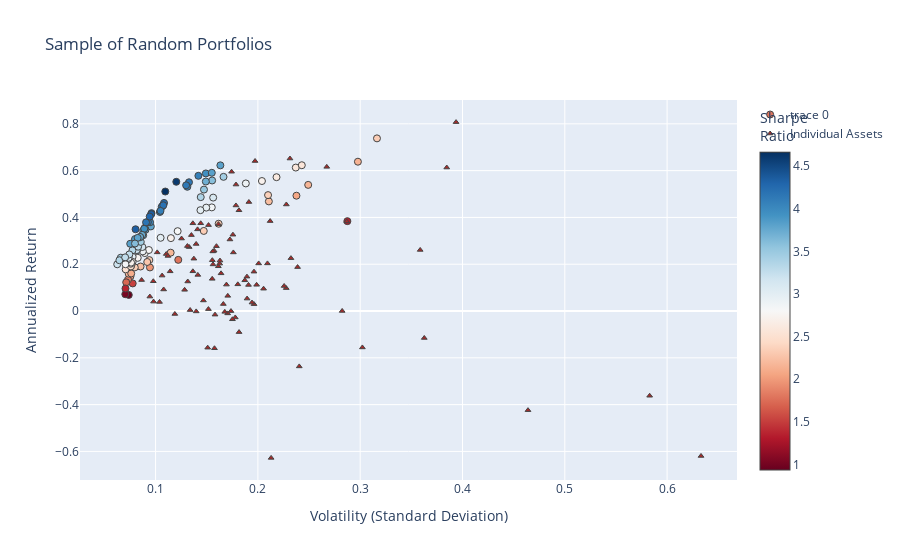

Write notebook code for a chart like this one.
### Code cell
fig2 = go.Figure()

fig2.add_trace(go.Scatter(
    x=[p["variance"]**0.5 for p in dominant_portfolios],  # Convert variance to volatility
    y=[p["return"] for p in dominant_portfolios],
    mode='markers',
    marker=dict(
        color=[p["return"] / (p["variance"]**0.5) for p in dominant_portfolios],  # Sharpe Ratio
        showscale=True,
        size=7,
        line=dict(width=1),
        colorscale="RdBu",
        colorbar=dict(title="Sharpe<br>Ratio")
    ),
    hoverinfo='text',
    text=[
        f"Return: {p['return']:.2%}<br>Volatility: {p['variance']**0.5:.2f}<br>" +
        "<br>".join([f"{p['tickers'][i]}: Weight={p['weights'][i]:.2f}" for i in range(len(p['tickers']))])
        for p in dominant_portfolios
    ]
))


fig2.add_trace(go.Scatter(
    x=volatility, 
    y=annualized_returns,
    mode='markers',
    hoverinfo='text',
    hovertext=[
        f"{name} <br>Volatility: {vol:.2f} <br>Returns: {ret:.2%} <br>Sharpe Ratio: {sr:.2f}"
        for name, vol, ret, sr in zip(names, volatility, annualized_returns, sharpe_ratios)
    ],
    marker=dict(
        color='brown',
        size=5,
        symbol='triangle-up',  # Sets the marker shape to a triangle
        line=dict(width=1)
    ),
    name="Individual Assets"
))

fig2.update_layout(
    title='Sample of Random Portfolios',
    xaxis_title='Volatility (Standard Deviation)',
    yaxis_title='Annualized Return',
)

fig2.show()

### Figure 1 — Plotly figure (JSON) as saved in the notebook; plotly's stock layout.template omitted (floating-point values rounded to 4 significant figures)
{"data": [{"hoverinfo": "text", "marker": {"color": [1.789, 2.71, 2.308, 1.972, 2.319, 2.174, 2.282, 2.807, 2.769, 2.983, 1.336, 2.223, 2.231, 2.327, 2.341, 3.792, 3.102, 2.754, 0.9334, 2.859, 1.521, 1.966, 2.074, 4.061, 2.956, 1.835, 2.79, 2.143, 3.912, 1.021, 2.36, 3.377, 2.164, 3.851, 2.912, 2.997, 2.724, 3.167, 2.897, 4.665, 2.984, 2.562, 3.682, 3.141, 2.165, 3.318, 4.01, 2.621, 1.723, 3.194, 2.587, 2.71, 3.593, 3.973, 4.357, 3.316, 2.107, 1.364, 3.523, 3.702, 4.111, 2.515, 3.349, 3.455, 2.332, 2.513, 3.953, 3.446, 3.194, 3.711, 4.148, 2.565, 2.669, 2.719, 3.812, 3.024, 3.944, 4.325, 3.742, 3.087, 3.849, 4.267, 4.178, 3.253, 4.074, 2.833, 3.454, 4.051, 4.207, 3.714, 3.731, 3.359, 4.203, 4.137, 3.265, 3.79, 4.593, 3.82, 3.813, 4.202, 3.612, 4.084, 4.344, 4.281], "colorbar": {"title": {"text": "Sharpe<br>Ratio"}}, "colorscale": [[0, "rgb(103,0,31)"], [0.1, "rgb(178,24,43)"], [0.2, "rgb(214,96,77)"], [0.3, "rgb(244,165,130)"], [0.4, "rgb(253,219,199)"], [0.5, "rgb(247,247,247)"], [0.6, "rgb(209,229,240)"], [0.7, "rgb(146,197,222)"], [0.8, "rgb(67,147,195)"], [0.9, "rgb(33,102,172)"], [1, "rgb(5,48,97)"]], "line": {"width": 1}, "showscale": true, "size": 7}, "mode": "markers", "text": ["Return: 21.86%<br>Volatility: 0.12<br>HON_Close: Weight=0.03<br>NVDA_Close: Weight=0.12<br>ETN_Close: Weight=0.03<br>RTX_Close: Weight=0.39<br>CMCSA_Close: Weight=0.43", "Return: 31.16%<br>Volatility: 0.11<br>MCD_Close: Weight=0.33<br>ETN_Close: Weight=0.16<br>ADBE_Close: Weight=0.07<br>META_Close: Weight=0.44", "Return: 37.31%<br>Volatility: 0.16<br>NFLX_Close: Weight=0.35<br>COST_Close: Weight=0.34<br>ISRG_Close: Weight=0.16<br>NVDA_Close: Weight=0.16", "Return: 18.63%<br>Volatility: 0.09<br>WFC_Close: Weight=0.23<br>SAP_Close: Weight=0.17<br>INTC_Close: Weight=0.22<br>IBM_Close: Weight=0.17<br>WMT_Close: Weight=0.21", "Return: 21.78%<br>Volatility: 0.09<br>EXC_Close: Weight=0.32<br>SYY_Close: Weight=0.14<br>VZ_Close: Weight=0.03<br>ABT_Close: Weight=0.52", "Return: 24.95%<br>Volatility: 0.11<br>QCOM_Close: Weight=0.20<br>META_Close: Weight=0.28<br>SAP_Close: Weight=0.15<br>IBM_Close: Weight=0.12<br>ISRG_Close: Weight=0.24", "Return: 20.96%<br>Volatility: 0.09<br>PEP_Close: Weight=0.36<br>V_Close: Weight=0.16<br>NKE_Close: Weight=0.06<br>GOOGL_Close: Weight=0.41", "Return: 34.13%<br>Volatility: 0.12<br>LLY_Close: Weight=0.00<br>ISRG_Close: Weight=0.38<br>GOOGL_Close: Weight=0.37<br>MMM_Close: Weight=0.25", "Return: 24.78%<br>Volatility: 0.09<br>EXC_Close: Weight=0.19<br>LMT_Close: Weight=0.72<br>ABBV_Close: Weight=0.09", "Return: 31.30%<br>Volatility: 0.10<br>AMZN_Close: Weight=0.11<br>BA_Close: Weight=0.28<br>RTX_Close: Weight=0.24<br>ISRG_Close: Weight=0.04<br>ETN_Close: Weight=0.33", "Return: 38.42%<br>Volatility: 0.29<br>VRTX_Close: Weight=0.71<br>UA_Close: Weight=0.12<br>PM_Close: Weight=0.17", "Return: 46.85%<br>Volatility: 0.21<br>ADBE_Close: Weight=0.58<br>BSX_Close: Weight=0.09<br>VRTX_Close: Weight=0.34", "Return: 19.03%<br>Volatility: 0.09<br>LMT_Close: Weight=0.21<br>EXC_Close: Weight=0.29<br>NKE_Close: Weight=0.28<br>HD_Close: Weight=0.23", "Return: 34.24%<br>Volatility: 0.15<br>AAPL_Close: Weight=0.28<br>WMT_Close: Weight=0.00<br>TXN_Close: Weight=0.39<br>AMZN_Close: Weight=0.34", "Return: 18.66%<br>Volatility: 0.08<br>ABT_Close: Weight=0.25<br>DIS_Close: Weight=0.13<br>GOOGL_Close: Weight=0.03<br>MMM_Close: Weight=0.30<br>PFE_Close: Weight=0.30", "Return: 36.16%<br>Volatility: 0.10<br>ABBV_Close: Weight=0.29<br>JNJ_Close: Weight=0.22<br>DE_Close: Weight=0.21<br>JPM_Close: Weight=0.12<br>META_Close: Weight=0.15", "Return: 48.48%<br>Volatility: 0.16<br>ISRG_Close: Weight=0.49<br>QCOM_Close: Weight=0.02<br>PYPL_Close: Weight=0.37<br>CMCSA_Close: Weight=0.12", "Return: 22.74%<br>Volatility: 0.08<br>EXC_Close: Weight=0.12<br>HD_Close: Weight=0.31<br>ADBE_Close: Weight=0.08<br>JPM_Close: Weight=0.26<br>DHR_Close: Weight=0.22", "Return: 6.89%<br>Volatility: 0.07<br>DHR_Close: Weight=0.13<br>XOM_Close: Weight=0.06<br>PG_Close: Weight=0.55<br>PEP_Close: Weight=0.25", "Return: 44.30%<br>Volatility: 0.15<br>MA_Close: Weight=0.32<br>BABA_Close: Weight=0.42<br>AEP_Close: Weight=0.09<br>META_Close: Weight=0.17", "Return: 11.81%<br>Volatility: 0.08<br>BAC_Close: Weight=0.12<br>XOM_Close: Weight=0.49<br>SAP_Close: Weight=0.25<br>GILD_Close: Weight=0.12<br>BABA_Close: Weight=0.02", "Return: 14.83%<br>Volatility: 0.08<br>DHR_Close: Weight=0.12<br>SO_Close: Weight=0.19<br>MMM_Close: Weight=0.18<br>PFE_Close: Weight=0.37<br>AMZN_Close: Weight=0.14", "Return: 49.29%<br>Volatility: 0.24<br>EW_Close: Weight=0.48<br>BIIB_Close: Weight=0.05<br>NVDA_Close: Weight=0.47", "Return: 42.34%<br>Volatility: 0.10<br>WFC_Close: Weight=0.01<br>BMY_Close: Weight=0.08<br>MCD_Close: Weight=0.37<br>IBM_Close: Weight=0.06<br>BA_Close: Weight=0.48", "Return: 44.19%<br>Volatility: 0.15<br>PEP_Close: Weight=0.24<br>NVDA_Close: Weight=0.34<br>HD_Close: Weight=0.41", "Return: 13.41%<br>Volatility: 0.07<br>PFE_Close: Weight=0.26<br>MMM_Close: Weight=0.22<br>DHR_Close: Weight=0.26<br>AEP_Close: Weight=0.13<br>PG_Close: Weight=0.13", "Return: 26.07%<br>Volatility: 0.09<br>SYY_Close: Weight=0.23<br>GOOGL_Close: Weight=0.17<br>MSFT_Close: Weight=0.13<br>V_Close: Weight=0.23<br>SAP_Close: Weight=0.24", "Return: 63.82%<br>Volatility: 0.30<br>NVDA_Close: Weight=0.74<br>EW_Close: Weight=0.11<br>PEP_Close: Weight=0.15<br>RTX_Close: Weight=0.00", "Return: 34.42%<br>Volatility: 0.09<br>BMY_Close: Weight=0.13<br>NEE_Close: Weight=0.38<br>CAT_Close: Weight=0.30<br>GOOGL_Close: Weight=0.20", "Return: 7.19%<br>Volatility: 0.07<br>KO_Close: Weight=0.23<br>XOM_Close: Weight=0.19<br>GM_Close: Weight=0.09<br>BMY_Close: Weight=0.17<br>SRE_Close: Weight=0.32", "Return: 49.55%<br>Volatility: 0.21<br>WFC_Close: Weight=0.17<br>INTC_Close: Weight=0.32<br>HON_Close: Weight=0.06<br>NVDA_Close: Weight=0.45", "Return: 48.67%<br>Volatility: 0.14<br>DIS_Close: Weight=0.13<br>NFLX_Close: Weight=0.14<br>BA_Close: Weight=0.73", "Return: 53.91%<br>Volatility: 0.25<br>CRM_Close: Weight=0.03<br>AAPL_Close: Weight=0.27<br>NVDA_Close: Weight=0.56<br>ADBE_Close: Weight=0.01<br>WFC_Close: Weight=0.14", "Return: 34.72%<br>Volatility: 0.09<br>DUK_Close: Weight=0.22<br>ABBV_Close: Weight=0.29<br>DE_Close: Weight=0.28<br>CRM_Close: Weight=0.20<br>MRK_Close: Weight=0.01", "Return: 25.49%<br>Volatility: 0.09<br>MCD_Close: Weight=0.17<br>DUK_Close: Weight=0.38<br>TXN_Close: Weight=0.45", "Return: 43.11%<br>Volatility: 0.14<br>HON_Close: Weight=0.12<br>NFLX_Close: Weight=0.05<br>KO_Close: Weight=0.21<br>UNH_Close: Weight=0.31<br>NVDA_Close: Weight=0.30", "Return: 55.56%<br>Volatility: 0.20<br>CVX_Close: Weight=0.12<br>NVDA_Close: Weight=0.48<br>MCD_Close: Weight=0.41", "Return: 25.95%<br>Volatility: 0.08<br>GOOG_Close: Weight=0.16<br>CVX_Close: Weight=0.36<br>PG_Close: Weight=0.06<br>MCD_Close: Weight=0.42", "Return: 54.54%<br>Volatility: 0.19<br>ABBV_Close: Weight=0.61<br>VRTX_Close: Weight=0.35<br>PFE_Close: Weight=0.05", "Return: 51.08%<br>Volatility: 0.11<br>V_Close: Weight=0.16<br>BA_Close: Weight=0.39<br>INTC_Close: Weight=0.07<br>ABBV_Close: Weight=0.38", "Return: 23.15%<br>Volatility: 0.08<br>HD_Close: Weight=0.24<br>TXN_Close: Weight=0.27<br>GIS_Close: Weight=0.14<br>AEP_Close: Weight=0.34", "Return: 19.55%<br>Volatility: 0.08<br>GIS_Close: Weight=0.06<br>UNH_Close: Weight=0.15<br>LMT_Close: Weight=0.52<br>DUK_Close: Weight=0.27", "Return: 32.37%<br>Volatility: 0.09<br>WMT_Close: Weight=0.25<br>HON_Close: Weight=0.16<br>BA_Close: Weight=0.29<br>SRE_Close: Weight=0.30", "Return: 27.36%<br>Volatility: 0.09<br>AAPL_Close: Weight=0.10<br>WMT_Close: Weight=0.35<br>KO_Close: Weight=0.44<br>TXN_Close: Weight=0.11", "Return: 15.96%<br>Volatility: 0.07<br>DUK_Close: Weight=0.38<br>ACN_Close: Weight=0.38<br>TMO_Close: Weight=0.08<br>PFE_Close: Weight=0.14<br>NKE_Close: Weight=0.02", "Return: 27.34%<br>Volatility: 0.08<br>KO_Close: Weight=0.23<br>CRM_Close: Weight=0.21<br>ABBV_Close: Weight=0.25<br>T_Close: Weight=0.15<br>TXN_Close: Weight=0.16", "Return: 37.94%<br>Volatility: 0.09<br>NEE_Close: Weight=0.45<br>INTC_Close: Weight=0.25<br>CAT_Close: Weight=0.30", "Return: 57.20%<br>Volatility: 0.22<br>INTC_Close: Weight=0.33<br>VRTX_Close: Weight=0.39<br>NVDA_Close: Weight=0.28", "Return: 12.28%<br>Volatility: 0.07<br>DUK_Close: Weight=0.11<br>JNJ_Close: Weight=0.34<br>AEP_Close: Weight=0.26<br>WFC_Close: Weight=0.28<br>GS_Close: Weight=0.01", "Return: 26.06%<br>Volatility: 0.08<br>MSFT_Close: Weight=0.31<br>CVX_Close: Weight=0.11<br>MCD_Close: Weight=0.31<br>PG_Close: Weight=0.26", "Return: 61.31%<br>Volatility: 0.24<br>MCD_Close: Weight=0.42<br>NVDA_Close: Weight=0.56<br>GIS_Close: Weight=0.01", "Return: 21.01%<br>Volatility: 0.08<br>QCOM_Close: Weight=0.05<br>HD_Close: Weight=0.39<br>KO_Close: Weight=0.56", "Return: 55.79%<br>Volatility: 0.16<br>META_Close: Weight=0.09<br>BA_Close: Weight=0.86<br>UNH_Close: Weight=0.05", "Return: 35.53%<br>Volatility: 0.09<br>CAT_Close: Weight=0.25<br>NEE_Close: Weight=0.10<br>LMT_Close: Weight=0.20<br>JPM_Close: Weight=0.22<br>UNH_Close: Weight=0.23", "Return: 41.84%<br>Volatility: 0.10<br>CAT_Close: Weight=0.25<br>SO_Close: Weight=0.14<br>HD_Close: Weight=0.37<br>BA_Close: Weight=0.24", "Return: 27.50%<br>Volatility: 0.08<br>MCD_Close: Weight=0.38<br>MMM_Close: Weight=0.40<br>ZBH_Close: Weight=0.10<br>AEP_Close: Weight=0.12", "Return: 16.05%<br>Volatility: 0.08<br>SAP_Close: Weight=0.14<br>KO_Close: Weight=0.77<br>META_Close: Weight=0.09", "Return: 9.63%<br>Volatility: 0.07<br>GOOGL_Close: Weight=0.28<br>PG_Close: Weight=0.23<br>ZBH_Close: Weight=0.09<br>CPB_Close: Weight=0.01<br>XOM_Close: Weight=0.39", "Return: 51.90%<br>Volatility: 0.15<br>BABA_Close: Weight=0.40<br>BA_Close: Weight=0.26<br>PYPL_Close: Weight=0.17<br>LLY_Close: Weight=0.17", "Return: 28.69%<br>Volatility: 0.08<br>ABBV_Close: Weight=0.23<br>MA_Close: Weight=0.09<br>NEE_Close: Weight=0.27<br>MS_Close: Weight=0.14<br>CVX_Close: Weight=0.27", "Return: 38.04%<br>Volatility: 0.09<br>WMT_Close: Weight=0.21<br>BA_Close: Weight=0.29<br>V_Close: Weight=0.18<br>INTC_Close: Weight=0.12<br>NKE_Close: Weight=0.19", "Return: 17.80%<br>Volatility: 0.07<br>MDT_Close: Weight=0.17<br>HON_Close: Weight=0.33<br>PG_Close: Weight=0.33<br>ABBV_Close: Weight=0.12<br>HD_Close: Weight=0.06", "Return: 25.91%<br>Volatility: 0.08<br>KO_Close: Weight=0.44<br>UNH_Close: Weight=0.29<br>MSFT_Close: Weight=0.27", "Return: 29.55%<br>Volatility: 0.09<br>HD_Close: Weight=0.30<br>VZ_Close: Weight=0.12<br>MA_Close: Weight=0.37<br>RTX_Close: Weight=0.17<br>AMZN_Close: Weight=0.04", "Return: 73.79%<br>Volatility: 0.32<br>DHR_Close: Weight=0.04<br>PYPL_Close: Weight=0.19<br>ACN_Close: Weight=0.02<br>NVDA_Close: Weight=0.75", "Return: 19.07%<br>Volatility: 0.08<br>BAC_Close: Weight=0.29<br>TMO_Close: Weight=0.12<br>EXC_Close: Weight=0.30<br>NEE_Close: Weight=0.29", "Return: 35.15%<br>Volatility: 0.09<br>V_Close: Weight=0.19<br>PEP_Close: Weight=0.16<br>BA_Close: Weight=0.32<br>HON_Close: Weight=0.31<br>CRM_Close: Weight=0.03", "Return: 57.35%<br>Volatility: 0.17<br>MCD_Close: Weight=0.17<br>PFE_Close: Weight=0.04<br>CAT_Close: Weight=0.79", "Return: 19.97%<br>Volatility: 0.06<br>NEE_Close: Weight=0.30<br>KO_Close: Weight=0.18<br>BABA_Close: Weight=0.04<br>XOM_Close: Weight=0.26<br>V_Close: Weight=0.22", "Return: 55.34%<br>Volatility: 0.15<br>ABT_Close: Weight=0.08<br>BA_Close: Weight=0.84<br>MCD_Close: Weight=0.08", "Return: 55.03%<br>Volatility: 0.13<br>EW_Close: Weight=0.17<br>BA_Close: Weight=0.44<br>CAT_Close: Weight=0.39", "Return: 62.31%<br>Volatility: 0.24<br>CAT_Close: Weight=0.23<br>AEP_Close: Weight=0.11<br>K_Close: Weight=0.08<br>NVDA_Close: Weight=0.58", "Return: 20.22%<br>Volatility: 0.08<br>CRM_Close: Weight=0.06<br>HON_Close: Weight=0.27<br>XOM_Close: Weight=0.37<br>UNH_Close: Weight=0.30", "Return: 20.68%<br>Volatility: 0.08<br>RTX_Close: Weight=0.06<br>JNJ_Close: Weight=0.30<br>DE_Close: Weight=0.16<br>WMT_Close: Weight=0.16<br>SRE_Close: Weight=0.31", "Return: 62.27%<br>Volatility: 0.16<br>AMZN_Close: Weight=0.01<br>PYPL_Close: Weight=0.54<br>BA_Close: Weight=0.45", "Return: 22.10%<br>Volatility: 0.07<br>WFC_Close: Weight=0.13<br>KO_Close: Weight=0.23<br>HD_Close: Weight=0.31<br>LMT_Close: Weight=0.34", "Return: 58.81%<br>Volatility: 0.15<br>CAT_Close: Weight=0.59<br>BA_Close: Weight=0.18<br>DE_Close: Weight=0.24", "Return: 41.41%<br>Volatility: 0.10<br>JNJ_Close: Weight=0.22<br>INTC_Close: Weight=0.24<br>ABBV_Close: Weight=0.22<br>CAT_Close: Weight=0.22<br>MCD_Close: Weight=0.11", "Return: 32.53%<br>Volatility: 0.09<br>CAT_Close: Weight=0.19<br>ISRG_Close: Weight=0.28<br>KO_Close: Weight=0.42<br>CSCO_Close: Weight=0.11", "Return: 22.74%<br>Volatility: 0.07<br>MMM_Close: Weight=0.17<br>TXN_Close: Weight=0.10<br>RMD_Close: Weight=0.14<br>CVX_Close: Weight=0.30<br>NEE_Close: Weight=0.29", "Return: 30.76%<br>Volatility: 0.08<br>MDT_Close: Weight=0.12<br>EXC_Close: Weight=0.30<br>WMT_Close: Weight=0.22<br>DUK_Close: Weight=0.07<br>BA_Close: Weight=0.28", "Return: 46.20%<br>Volatility: 0.11<br>ABBV_Close: Weight=0.32<br>CAT_Close: Weight=0.42<br>GIS_Close: Weight=0.07<br>AEP_Close: Weight=0.12<br>XOM_Close: Weight=0.07", "Return: 37.89%<br>Volatility: 0.09<br>UNH_Close: Weight=0.25<br>TXN_Close: Weight=0.25<br>XOM_Close: Weight=0.11<br>KO_Close: Weight=0.09<br>BA_Close: Weight=0.31", "Return: 24.19%<br>Volatility: 0.07<br>AMD_Close: Weight=0.02<br>ETN_Close: Weight=0.10<br>NEE_Close: Weight=0.46<br>GOOG_Close: Weight=0.16<br>HD_Close: Weight=0.26", "Return: 57.79%<br>Volatility: 0.14<br>DE_Close: Weight=0.33<br>CAT_Close: Weight=0.38<br>PYPL_Close: Weight=0.28<br>CPB_Close: Weight=0.00", "Return: 20.00%<br>Volatility: 0.07<br>KO_Close: Weight=0.73<br>BABA_Close: Weight=0.05<br>MCD_Close: Weight=0.06<br>HD_Close: Weight=0.16", "Return: 22.81%<br>Volatility: 0.07<br>PYPL_Close: Weight=0.10<br>KO_Close: Weight=0.39<br>NEE_Close: Weight=0.29<br>BAC_Close: Weight=0.22", "Return: 53.10%<br>Volatility: 0.13<br>PYPL_Close: Weight=0.27<br>BA_Close: Weight=0.52<br>BAC_Close: Weight=0.03<br>SYK_Close: Weight=0.18", "Return: 45.01%<br>Volatility: 0.11<br>BA_Close: Weight=0.16<br>CAT_Close: Weight=0.27<br>ISRG_Close: Weight=0.29<br>RTX_Close: Weight=0.28", "Return: 31.54%<br>Volatility: 0.08<br>ABBV_Close: Weight=0.33<br>HON_Close: Weight=0.18<br>DIS_Close: Weight=0.19<br>MCD_Close: Weight=0.26<br>MRK_Close: Weight=0.03", "Return: 31.67%<br>Volatility: 0.08<br>EMR_Close: Weight=0.04<br>MA_Close: Weight=0.30<br>WMT_Close: Weight=0.26<br>HD_Close: Weight=0.17<br>PEP_Close: Weight=0.23", "Return: 21.71%<br>Volatility: 0.06<br>KO_Close: Weight=0.35<br>MCD_Close: Weight=0.18<br>GOOG_Close: Weight=0.08<br>LMT_Close: Weight=0.33<br>SO_Close: Weight=0.05", "Return: 44.53%<br>Volatility: 0.11<br>MDT_Close: Weight=0.11<br>BA_Close: Weight=0.40<br>GOOG_Close: Weight=0.23<br>ABBV_Close: Weight=0.26", "Return: 53.73%<br>Volatility: 0.13<br>PYPL_Close: Weight=0.21<br>ABT_Close: Weight=0.30<br>CAT_Close: Weight=0.50", "Return: 22.94%<br>Volatility: 0.07<br>LMT_Close: Weight=0.35<br>JPM_Close: Weight=0.24<br>NEE_Close: Weight=0.40", "Return: 31.27%<br>Volatility: 0.08<br>DE_Close: Weight=0.29<br>ABBV_Close: Weight=0.20<br>JNJ_Close: Weight=0.19<br>PEP_Close: Weight=0.32", "Return: 55.24%<br>Volatility: 0.12<br>ABBV_Close: Weight=0.43<br>BA_Close: Weight=0.51<br>ACN_Close: Weight=0.06", "Return: 28.74%<br>Volatility: 0.08<br>KO_Close: Weight=0.23<br>MCD_Close: Weight=0.34<br>BABA_Close: Weight=0.05<br>WMT_Close: Weight=0.21<br>LLY_Close: Weight=0.17", "Return: 59.08%<br>Volatility: 0.15<br>BA_Close: Weight=0.24<br>CAT_Close: Weight=0.67<br>BAC_Close: Weight=0.09", "Return: 45.18%<br>Volatility: 0.11<br>ETN_Close: Weight=0.01<br>NEE_Close: Weight=0.25<br>BA_Close: Weight=0.11<br>ISRG_Close: Weight=0.44<br>CAT_Close: Weight=0.19", "Return: 28.85%<br>Volatility: 0.08<br>ABT_Close: Weight=0.28<br>JPM_Close: Weight=0.01<br>AEP_Close: Weight=0.21<br>WMT_Close: Weight=0.17<br>V_Close: Weight=0.32", "Return: 42.81%<br>Volatility: 0.10<br>BA_Close: Weight=0.51<br>CAT_Close: Weight=0.08<br>JNJ_Close: Weight=0.40", "Return: 34.94%<br>Volatility: 0.08<br>PEP_Close: Weight=0.29<br>MCD_Close: Weight=0.30<br>RMD_Close: Weight=0.05<br>BA_Close: Weight=0.30<br>CVX_Close: Weight=0.06", "Return: 40.36%<br>Volatility: 0.09<br>PYPL_Close: Weight=0.06<br>BA_Close: Weight=0.35<br>ISRG_Close: Weight=0.24<br>KO_Close: Weight=0.35"], "type": "scatter", "x": [0.1222, 0.115, 0.1617, 0.0945, 0.09389, 0.1147, 0.09184, 0.1216, 0.0895, 0.1049, 0.2875, 0.2107, 0.08532, 0.1471, 0.0797, 0.09536, 0.1563, 0.08256, 0.0738, 0.155, 0.07764, 0.07545, 0.2377, 0.1042, 0.1495, 0.07309, 0.09346, 0.2978, 0.088, 0.07042, 0.21, 0.1442, 0.2492, 0.09018, 0.08755, 0.1439, 0.204, 0.08195, 0.1882, 0.1095, 0.07759, 0.07629, 0.08792, 0.08711, 0.0737, 0.08239, 0.09464, 0.2182, 0.07129, 0.0816, 0.237, 0.07755, 0.1553, 0.08942, 0.09602, 0.08293, 0.07618, 0.07062, 0.1473, 0.07751, 0.09253, 0.07077, 0.07739, 0.08553, 0.3164, 0.07589, 0.08893, 0.1664, 0.06252, 0.1491, 0.1327, 0.2429, 0.07575, 0.07606, 0.1633, 0.07308, 0.1491, 0.09573, 0.08693, 0.07366, 0.07991, 0.1083, 0.09069, 0.07436, 0.1419, 0.07058, 0.06602, 0.1311, 0.107, 0.08493, 0.08489, 0.06463, 0.106, 0.1299, 0.07027, 0.08251, 0.1203, 0.07524, 0.155, 0.1075, 0.07986, 0.1048, 0.08045, 0.09426], "y": [0.2186, 0.3116, 0.3731, 0.1863, 0.2178, 0.2495, 0.2096, 0.3413, 0.2478, 0.313, 0.3842, 0.4685, 0.1903, 0.3424, 0.1866, 0.3616, 0.4848, 0.2274, 0.06888, 0.443, 0.1181, 0.1483, 0.4929, 0.4234, 0.4419, 0.1341, 0.2607, 0.6382, 0.3442, 0.07193, 0.4955, 0.4867, 0.5391, 0.3472, 0.2549, 0.4311, 0.5556, 0.2595, 0.5454, 0.5108, 0.2315, 0.1955, 0.3237, 0.2736, 0.1596, 0.2734, 0.3794, 0.572, 0.1228, 0.2606, 0.6131, 0.2101, 0.5579, 0.3553, 0.4184, 0.275, 0.1605, 0.09635, 0.519, 0.2869, 0.3804, 0.178, 0.2591, 0.2955, 0.7379, 0.1907, 0.3515, 0.5735, 0.1997, 0.5534, 0.5503, 0.6231, 0.2022, 0.2068, 0.6227, 0.221, 0.5881, 0.4141, 0.3253, 0.2274, 0.3076, 0.462, 0.3789, 0.2419, 0.5779, 0.2, 0.2281, 0.531, 0.4501, 0.3154, 0.3167, 0.2171, 0.4453, 0.5373, 0.2294, 0.3127, 0.5524, 0.2874, 0.5908, 0.4518, 0.2885, 0.4281, 0.3494, 0.4036]}, {"hoverinfo": "text", "hovertext": ["RDY_Close <br>Volatility: 0.30 <br>Returns: -15.56% <br>Sharpe Ratio: -0.52", "SYY_Close <br>Volatility: 0.16 <br>Returns: 19.12% <br>Sharpe Ratio: 1.19", "RMD_Close <br>Volatility: 0.20 <br>Returns: 20.34% <br>Sharpe Ratio: 1.01", "GE_Close <br>Volatility: 0.21 <br>Returns: -62.75% <br>Sharpe Ratio: -2.95", "XOM_Close <br>Volatility: 0.10 <br>Returns: 3.88% <br>Sharpe Ratio: 0.37", "BAC_Close <br>Volatility: 0.21 <br>Returns: 20.36% <br>Sharpe Ratio: 0.97", "SAP_Close <br>Volatility: 0.14 <br>Returns: 22.38% <br>Sharpe Ratio: 1.63", "F_Close <br>Volatility: 0.17 <br>Returns: 3.00% <br>Sharpe Ratio: 0.18", "ISRG_Close <br>Volatility: 0.19 <br>Returns: 46.59% <br>Sharpe Ratio: 2.44", "ETN_Close <br>Volatility: 0.16 <br>Returns: 13.76% <br>Sharpe Ratio: 0.89", "PG_Close <br>Volatility: 0.10 <br>Returns: 4.02% <br>Sharpe Ratio: 0.41", "EMR_Close <br>Volatility: 0.16 <br>Returns: 20.27% <br>Sharpe Ratio: 1.25", "UA_Close <br>Volatility: 0.46 <br>Returns: -42.37% <br>Sharpe Ratio: -0.91", "K_Close <br>Volatility: 0.18 <br>Returns: -9.01% <br>Sharpe Ratio: -0.50", "PM_Close <br>Volatility: 0.14 <br>Returns: -0.16% <br>Sharpe Ratio: -0.01", "WMT_Close <br>Volatility: 0.18 <br>Returns: 43.06% <br>Sharpe Ratio: 2.37", "TMO_Close <br>Volatility: 0.16 <br>Returns: 21.55% <br>Sharpe Ratio: 1.32", "GIS_Close <br>Volatility: 0.17 <br>Returns: -0.03% <br>Sharpe Ratio: -0.00", "AAPL_Close <br>Volatility: 0.18 <br>Returns: 25.04% <br>Sharpe Ratio: 1.42", "CAT_Close <br>Volatility: 0.20 <br>Returns: 64.11% <br>Sharpe Ratio: 3.25", "INTC_Close <br>Volatility: 0.18 <br>Returns: 32.63% <br>Sharpe Ratio: 1.86", "ABBV_Close <br>Volatility: 0.18 <br>Returns: 54.05% <br>Sharpe Ratio: 3.03", "MA_Close <br>Volatility: 0.14 <br>Returns: 37.50% <br>Sharpe Ratio: 2.60", "GILD_Close <br>Volatility: 0.19 <br>Returns: 5.32% <br>Sharpe Ratio: 0.28", "VZ_Close <br>Volatility: 0.17 <br>Returns: 11.30% <br>Sharpe Ratio: 0.67", "AMD_Close <br>Volatility: 0.58 <br>Returns: -36.20% <br>Sharpe Ratio: -0.62", "AEP_Close <br>Volatility: 0.11 <br>Returns: 15.15% <br>Sharpe Ratio: 1.42", "MSFT_Close <br>Volatility: 0.15 <br>Returns: 36.72% <br>Sharpe Ratio: 2.42", "MO_Close <br>Volatility: 0.18 <br>Returns: -2.75% <br>Sharpe Ratio: -0.15", "SO_Close <br>Volatility: 0.12 <br>Returns: -1.26% <br>Sharpe Ratio: -0.11", "MCD_Close <br>Volatility: 0.14 <br>Returns: 37.50% <br>Sharpe Ratio: 2.75", "V_Close <br>Volatility: 0.13 <br>Returns: 30.98% <br>Sharpe Ratio: 2.47", "UNH_Close <br>Volatility: 0.14 <br>Returns: 34.90% <br>Sharpe Ratio: 2.48", "PFE_Close <br>Volatility: 0.11 <br>Returns: 9.22% <br>Sharpe Ratio: 0.85", "SNAP_Close <br>Volatility: 0.63 <br>Returns: -61.94% <br>Sharpe Ratio: -0.98", "KR_Close <br>Volatility: 0.36 <br>Returns: -11.51% <br>Sharpe Ratio: -0.32", "ORCL_Close <br>Volatility: 0.19 <br>Returns: 13.13% <br>Sharpe Ratio: 0.70", "MDT_Close <br>Volatility: 0.15 <br>Returns: 0.82% <br>Sharpe Ratio: 0.05", "SYK_Close <br>Volatility: 0.16 <br>Returns: 21.73% <br>Sharpe Ratio: 1.40", "ABT_Close <br>Volatility: 0.14 <br>Returns: 28.67% <br>Sharpe Ratio: 2.05", "KO_Close <br>Volatility: 0.09 <br>Returns: 13.24% <br>Sharpe Ratio: 1.53", "VRTX_Close <br>Volatility: 0.38 <br>Returns: 61.33% <br>Sharpe Ratio: 1.59", "TSLA_Close <br>Volatility: 0.36 <br>Returns: 26.10% <br>Sharpe Ratio: 0.73", "PEP_Close <br>Volatility: 0.10 <br>Returns: 12.73% <br>Sharpe Ratio: 1.30", "BIIB_Close <br>Volatility: 0.23 <br>Returns: 9.80% <br>Sharpe Ratio: 0.43", "NKE_Close <br>Volatility: 0.23 <br>Returns: 10.70% <br>Sharpe Ratio: 0.47", "BSX_Close <br>Volatility: 0.17 <br>Returns: -1.01% <br>Sharpe Ratio: -0.06", "BA_Close <br>Volatility: 0.17 <br>Returns: 59.54% <br>Sharpe Ratio: 3.42", "GOOGL_Close <br>Volatility: 0.16 <br>Returns: 25.77% <br>Sharpe Ratio: 1.64", "RTX_Close <br>Volatility: 0.14 <br>Returns: 16.98% <br>Sharpe Ratio: 1.24", "COST_Close <br>Volatility: 0.20 <br>Returns: 11.21% <br>Sharpe Ratio: 0.56", "LMT_Close <br>Volatility: 0.11 <br>Returns: 24.36% <br>Sharpe Ratio: 2.21", "NEE_Close <br>Volatility: 0.11 <br>Returns: 23.55% <br>Sharpe Ratio: 2.10", "TXN_Close <br>Volatility: 0.16 <br>Returns: 37.14% <br>Sharpe Ratio: 2.30", "CRM_Close <br>Volatility: 0.16 <br>Returns: 25.48% <br>Sharpe Ratio: 1.63", "DIS_Close <br>Volatility: 0.16 <br>Returns: -1.54% <br>Sharpe Ratio: -0.10", "HON_Close <br>Volatility: 0.10 <br>Returns: 25.07% <br>Sharpe Ratio: 2.47", "PYPL_Close <br>Volatility: 0.23 <br>Returns: 65.17% <br>Sharpe Ratio: 2.82", "JPM_Close <br>Volatility: 0.16 <br>Returns: 19.92% <br>Sharpe Ratio: 1.28", "NFLX_Close <br>Volatility: 0.29 <br>Returns: 38.28% <br>Sharpe Ratio: 1.33", "CVX_Close <br>Volatility: 0.14 <br>Returns: 15.44% <br>Sharpe Ratio: 1.09", "EXC_Close <br>Volatility: 0.13 <br>Returns: 12.63% <br>Sharpe Ratio: 0.96", "MS_Close <br>Volatility: 0.20 <br>Returns: 16.83% <br>Sharpe Ratio: 0.86", "NVDA_Close <br>Volatility: 0.39 <br>Returns: 80.73% <br>Sharpe Ratio: 2.05", "JNJ_Close <br>Volatility: 0.11 <br>Returns: 16.97% <br>Sharpe Ratio: 1.49", "REGN_Close <br>Volatility: 0.28 <br>Returns: 0.03% <br>Sharpe Ratio: 0.00", "BTI_Close <br>Volatility: 0.19 <br>Returns: 11.15% <br>Sharpe Ratio: 0.58", "AMGN_Close <br>Volatility: 0.17 <br>Returns: -0.36% <br>Sharpe Ratio: -0.02", "META_Close <br>Volatility: 0.17 <br>Returns: 30.58% <br>Sharpe Ratio: 1.77", "GOOG_Close <br>Volatility: 0.16 <br>Returns: 27.71% <br>Sharpe Ratio: 1.74", "EW_Close <br>Volatility: 0.23 <br>Returns: 22.60% <br>Sharpe Ratio: 0.97", "SRE_Close <br>Volatility: 0.13 <br>Returns: 0.42% <br>Sharpe Ratio: 0.03", "LLY_Close <br>Volatility: 0.15 <br>Returns: 4.51% <br>Sharpe Ratio: 0.31", "AMZN_Close <br>Volatility: 0.21 <br>Returns: 38.44% <br>Sharpe Ratio: 1.81", "IBM_Close <br>Volatility: 0.16 <br>Returns: -15.90% <br>Sharpe Ratio: -1.01", "MRK_Close <br>Volatility: 0.15 <br>Returns: -15.66% <br>Sharpe Ratio: -1.04", "BABA_Close <br>Volatility: 0.27 <br>Returns: 61.61% <br>Sharpe Ratio: 2.30", "CMCSA_Close <br>Volatility: 0.21 <br>Returns: 9.55% <br>Sharpe Ratio: 0.46", "DUK_Close <br>Volatility: 0.09 <br>Returns: 6.18% <br>Sharpe Ratio: 0.66", "HD_Close <br>Volatility: 0.14 <br>Returns: 32.45% <br>Sharpe Ratio: 2.40", "ACN_Close <br>Volatility: 0.13 <br>Returns: 27.35% <br>Sharpe Ratio: 2.06", "MMM_Close <br>Volatility: 0.13 <br>Returns: 27.77% <br>Sharpe Ratio: 2.12", "DHR_Close <br>Volatility: 0.13 <br>Returns: 9.07% <br>Sharpe Ratio: 0.71", "CPB_Close <br>Volatility: 0.24 <br>Returns: -23.67% <br>Sharpe Ratio: -0.98", "BMY_Close <br>Volatility: 0.18 <br>Returns: 11.41% <br>Sharpe Ratio: 0.63", "DE_Close <br>Volatility: 0.18 <br>Returns: 45.12% <br>Sharpe Ratio: 2.53", "QCOM_Close <br>Volatility: 0.24 <br>Returns: 18.78% <br>Sharpe Ratio: 0.79", "GS_Close <br>Volatility: 0.20 <br>Returns: 2.94% <br>Sharpe Ratio: 0.15", "GM_Close <br>Volatility: 0.19 <br>Returns: 14.71% <br>Sharpe Ratio: 0.78", "ZBH_Close <br>Volatility: 0.19 <br>Returns: 3.62% <br>Sharpe Ratio: 0.19", "ADBE_Close <br>Volatility: 0.23 <br>Returns: 45.54% <br>Sharpe Ratio: 2.00", "CSCO_Close <br>Volatility: 0.16 <br>Returns: 16.11% <br>Sharpe Ratio: 0.98", "T_Close <br>Volatility: 0.18 <br>Returns: -3.53% <br>Sharpe Ratio: -0.20", "WFC_Close <br>Volatility: 0.17 <br>Returns: 6.48% <br>Sharpe Ratio: 0.38"], "marker": {"color": "brown", "line": {"width": 1}, "size": 5, "symbol": "triangle-up"}, "mode": "markers", "name": "Individual Assets", "type": "scatter", "x": [0.3022, 0.1614, 0.2008, 0.213, 0.1039, 0.2094, 0.1374, 0.1662, 0.1912, 0.1554, 0.09803, 0.1627, 0.464, 0.1816, 0.1397, 0.1815, 0.163, 0.1737, 0.176, 0.1972, 0.1756, 0.1786, 0.1441, 0.1895, 0.1693, 0.5829, 0.1064, 0.1518, 0.1779, 0.1188, 0.1365, 0.1254, 0.141, 0.1079, 0.6332, 0.3627, 0.1872, 0.1517, 0.1555, 0.1397, 0.08636, 0.3846, 0.3586, 0.09778, 0.2277, 0.2257, 0.1705, 0.1743, 0.1573, 0.1365, 0.1988, 0.1104, 0.1121, 0.1615, 0.1559, 0.1581, 0.1016, 0.2314, 0.1562, 0.2869, 0.1413, 0.1315, 0.1962, 0.3937, 0.1143, 0.2824, 0.1908, 0.1677, 0.1727, 0.1595, 0.2323, 0.1338, 0.1468, 0.212, 0.1576, 0.1509, 0.2673, 0.2056, 0.09441, 0.135, 0.1328, 0.1311, 0.1284, 0.2404, 0.1804, 0.1786, 0.2388, 0.1963, 0.1893, 0.1943, 0.2278, 0.164, 0.1751, 0.1706], "y": [-0.1556, 0.1912, 0.2034, -0.6275, 0.0388, 0.2036, 0.2238, 0.02996, 0.4659, 0.1376, 0.04023, 0.2027, -0.4237, -0.09007, -0.001648, 0.4306, 0.2155, -0.0003007, 0.2504, 0.6411, 0.3263, 0.5405, 0.375, 0.05321, 0.113, -0.362, 0.1515, 0.3672, -0.02746, -0.01259, 0.375, 0.3098, 0.349, 0.09217, -0.6194, -0.1151, 0.1313, 0.008206, 0.2173, 0.2867, 0.1324, 0.6133, 0.261, 0.1273, 0.09799, 0.107, -0.01012, 0.5954, 0.2577, 0.1698, 0.1121, 0.2436, 0.2355, 0.3714, 0.2548, -0.01539, 0.2507, 0.6517, 0.1992, 0.3828, 0.1544, 0.1263, 0.1683, 0.8073, 0.1697, 0.0003193, 0.1115, -0.003551, 0.3058, 0.2771, 0.226, 0.004162, 0.04513, 0.3844, -0.159, -0.1566, 0.6161, 0.09549, 0.06184, 0.3245, 0.2735, 0.2777, 0.09067, -0.2367, 0.1141, 0.4512, 0.1878, 0.02945, 0.1471, 0.03617, 0.4554, 0.1611, -0.03526, 0.06484]}], "layout": {"title": {"text": "Sample of Random Portfolios"}, "xaxis": {"title": {"text": "Volatility (Standard Deviation)"}}, "yaxis": {"title": {"text": "Annualized Return"}}}}
